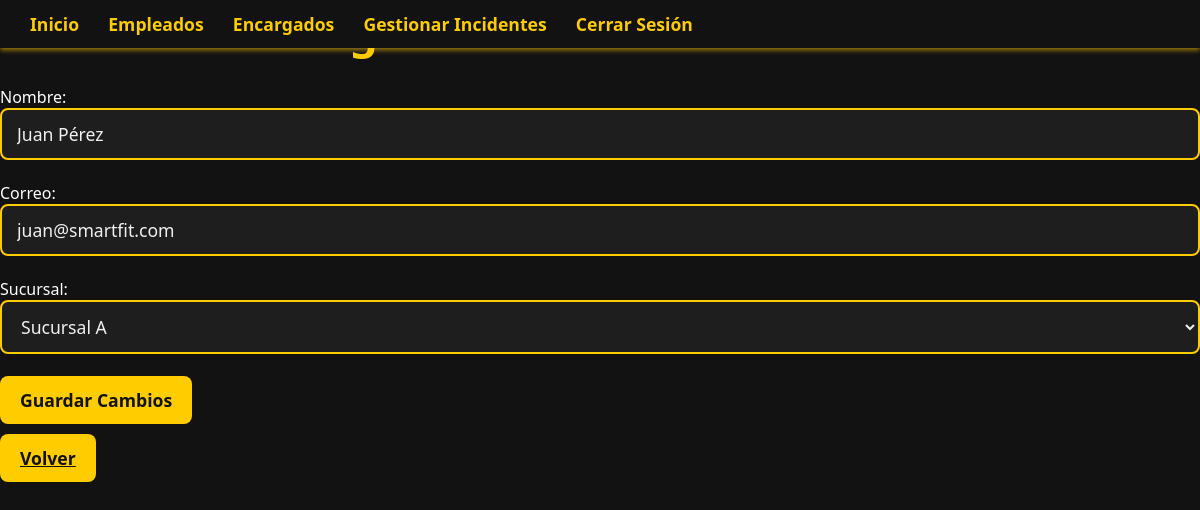
The page /Mod_Encargado.php?id=5 (signed in) on the database its author committed.
### tables this page shows
CREATE TABLE `usuarios` (
  `id` int(11) NOT NULL,
  `nombre` varchar(100) NOT NULL,
  `correo` varchar(100) NOT NULL,
  `password` varchar(255) NOT NULL,
  `tipo` enum('encargado','admin') NOT NULL,
  `sucursal` varchar(100) DEFAULT NULL
);

### Mod_Encargado.php (the view, shortened to what this page needs)
<?php
$conn = openConnection();
$id = intval($_GET['id']);
$stmt = $conn->prepare("SELECT * FROM usuarios WHERE id = ? AND tipo = 'encargado'");
$stmt->bind_param("i", $id);
$stmt->execute();
$result = $stmt->get_result();
$encargado = $result->fetch_assoc();
?>
<!DOCTYPE html>
<html lang="es">
<head>
    <link rel="stylesheet" href="style/styles.css" />
</head>
<body>
<header class="dashboard-header">
    <nav class="dashboard-nav">
        <a href="admin_dashboard.php">Inicio</a>
        <a href="admin_empleados.php">Empleados</a>
        <a href="admin_encargados.php" class="active">Encargados</a>
        <a href="gestionar_incidentes.php">Gestionar Incidentes</a>
        <a href="logout.php">Cerrar Sesión</a>
    </nav>
</header>
<main class="dashboard-main">
    <div class="contenedor-principal">
        <h2 class="page-title">Modificar Encargado</h2>
        <form method="POST" class="formulario-editar">
            <label for="nombre">Nombre:</label><br>
            <input
                type="text"
                id="nombre"
                name="nombre"
                value="<?= htmlspecialchars($encargado['nombre']) ?>"
                required
                class="input-text"
            /><br><br>
            <label for="correo">Correo:</label><br>
            <input
                type="email"
                id="correo"
                name="correo"
                value="<?= htmlspecialchars($encargado['correo']) ?>"
                required
                class="input-text"
            /><br><br>
            <label for="sucursal">Sucursal:</label><br>
            <select id="sucursal" name="sucursal" required class="input-text">
                <option value="Sucursal A" <?= $encargado['sucursal'] === 'Sucursal A' ? 'selected' : '' ?>>Sucursal A</option>
            </select><br><br>
            <button type="submit" class="btn btn-yellow">Guardar Cambios</button>
        </form>
        <br>
        <a href="admin_encargados.php" class="btn btn-back">Volver</a>
    </div>
</main>
</body>
</html>

### style/styles.css (style rules this page uses)
* { margin: 0; padding: 0; box-sizing: border-box; font-family: 'Segoe UI', Tahoma, Geneva, Verdana, sans-serif; color: #fff; }
body { background-color: #121212; min-height: 100vh; display: flex; flex-direction: column; }
.btn { background-color: #ffcc00; color: #121212; padding: 12px 20px; border: none; border-radius: 8px; font-weight: 700; font-size: 1.1rem; cursor: pointer; transition: background-color 0.3s ease; }
input[type="text"], input[type="search"], input[type="email"], input[type="password"], textarea, select { background-color: #1e1e1e; border: 2px solid #ffcc00; border-radius: 8px; padding: 12px 15px; font-size: 1.1rem; color: #f0f0f0; resize: vertical; transition: border-color 0.3s ease; width: 100%; }
.dashboard-header { position: fixed; top: 0; left: 0; width: 100%; background-color: #121212; box-shadow: 0 2px 5px rgba(255, 204, 0, 0.6); z-index: 1000; padding: 12px 30px; display: flex; align-items: center; }
.dashboard-nav a { display: inline-block; margin-right: 25px; color: #ffcc00; text-decoration: none; font-weight: 700; font-size: 1.1rem; transition: color 0.3s ease; }
.page-title { font-size: 2.8rem; font-weight: 900; color: #ffcc00; margin-bottom: 25px; }

### rows shown on the page
usuarios: nombre "Juan Pérez", correo "juan@smartfit.com", sucursal "Sucursal A"
